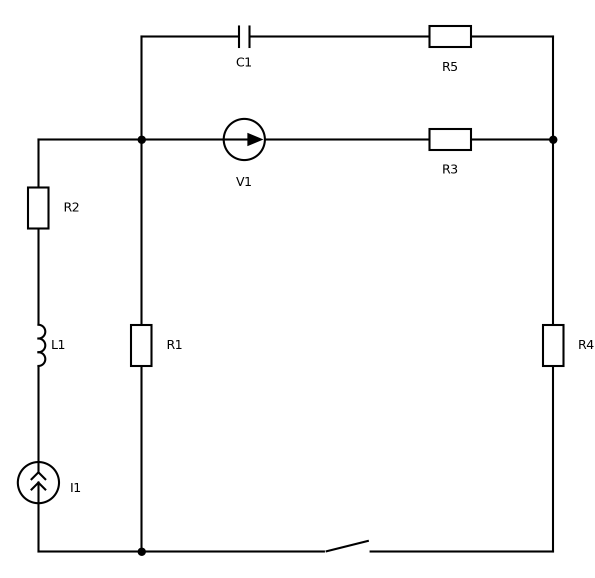
#> input picture report_build/var7/p21_v7.png, 1189 x 1155 px (shown at 1/2 size)
$ python figs21.py
#> lines starting #> are read from the running program, lines starting #| are printed output that depends on the picture
### report_build/var7/figs12.py
# -*- coding: utf-8 -*-
"""Рисунки к заданию 1-2 (вариант 7)."""
import numpy as np
from PIL import Image
from sch import *

W = __import__("os").path.dirname(__import__("os").path.abspath(__file__)) + "/"
OUT = W + "figs/"


def overlay_canvas(name, crop):
    im = Image.open(W + name).convert("RGBA")
    bg = Image.new("RGBA", im.size, "white")
    bg.alpha_composite(im)
    arr = np.array(bg.convert("RGB"))
    x0, y0, x1, y1 = crop
    fig, ax = new_canvas(x1 - x0, y1 - y0)
    ax.set_xlim(x0, x1); ax.set_ylim(y1, y0)
    ax.imshow(arr, extent=(0, arr.shape[1], arr.shape[0], 0), zorder=0, interpolation="lanczos")
    return fig, ax


IMG = "p1_v7.png"
CROP = (20, 105, 1166, 1085)
N1, N2, N3 = (422, 343), (1093, 343), (422, 1014)


def plain():
    fig, ax = overlay_canvas(IMG, CROP)
    save(fig, OUT + "fig12_scheme.png")


# [114 lines left out: functions currents, contour_gaps, contours, spice_nodes, norton, not called in this run]


# [2 lines that do not run on import are left out]

### report_build/var7/sch.py
# -*- coding: utf-8 -*-
"""Мини-библиотека для рисования электрических схем в стиле исходных схем задания
(прямоугольные резисторы, круглые источники со стрелкой, точки в узлах).
Координаты - в пикселях (ось y направлена вниз, как у изображений)."""
import numpy as np
import matplotlib
matplotlib.use("Agg")
import matplotlib.pyplot as plt
from matplotlib.patches import Polygon, Circle, Rectangle, FancyArrowPatch
from matplotlib.lines import Line2D

plt.rcParams.update({
    "font.family": "Liberation Serif",
    "mathtext.fontset": "custom",
    "mathtext.rm": "Liberation Serif",
    "mathtext.it": "Liberation Serif:italic",
    "mathtext.bf": "Liberation Serif:bold",
    "mathtext.sf": "Liberation Serif",
    "mathtext.default": "it",
    "axes.unicode_minus": True,
})

LW = 2.9          # толщина линий схемы, pt
BLACK = "#000000"
ANN = "#0b3d91"   # цвет пояснительных стрелок и подписей
ANN2 = "#b3300f"
FS = 21           # размер подписей, pt (при масштабе 1 пиксель = 0,72 pt)


def new_canvas(w, h, dpi=100):
    fig = plt.figure(figsize=(w / dpi, h / dpi), dpi=dpi)
    ax = fig.add_axes([0, 0, 1, 1])
    ax.set_xlim(0, w)
    ax.set_ylim(h, 0)
    ax.set_aspect("equal")
    ax.axis("off")
    return fig, ax


def _vec(p, q):
    p, q = np.asarray(p, float), np.asarray(q, float)
    d = q - p
    L = np.hypot(*d)
    e = d / L
    n = np.array([-e[1], e[0]])
    return p, q, e, n, L


def wire(ax, pts, lw=LW, color=BLACK, ls="-", z=2):
    pts = np.asarray(pts, float)
    ax.plot(pts[:, 0], pts[:, 1], color=color, lw=lw, ls=ls, solid_capstyle="round",
            solid_joinstyle="round", zorder=z)


def dot(ax, p, r=8.5, color=BLACK, z=5):
    ax.add_patch(Circle(p, r, fc=color, ec=color, zorder=z))


def label(ax, x, y, s, fs=FS, color=BLACK, ha="center", va="center", **kw):
    ax.text(x, y, s, fontsize=fs, color=color, ha=ha, va=va, zorder=10, **kw)


def resistor(ax, p, q, t=0.5, half=34, w=17):
    p, q, e, n, L = _vec(p, q)
    c = p + (q - p) * t
    a, b = c - e * half, c + e * half
    wire(ax, [p, a]); wire(ax, [b, q])
    box = np.array([a + n * w, b + n * w, b - n * w, a - n * w])
    ax.add_patch(Polygon(box, closed=True, fc="white", ec=BLACK, lw=LW, zorder=3,
                         joinstyle="miter"))
    return c


def capacitor(ax, p, q, t=0.5, gap=8, plate=20):
    p, q, e, n, L = _vec(p, q)
    c = p + (q - p) * t
    a, b = c - e * gap, c + e * gap
    wire(ax, [p, a]); wire(ax, [b, q])
    wire(ax, [a + n * plate, a - n * plate]); wire(ax, [b + n * plate, b - n * plate])
    return c


def inductor(ax, p, q, t=0.5, half=36, side=1):
    p, q, e, n, L = _vec(p, q)
    c = p + (q - p) * t
    a, b = c - e * half, c + e * half
    wire(ax, [p, a]); wire(ax, [b, q])
    r = half / 3.0
    th = np.linspace(np.pi, 0, 40)
    pts = []
    for k in range(3):
        ctr = a + e * (r * (2 * k + 1))
        for u in th:
            pts.append(ctr + e * (r * np.cos(u)) + n * side * (r * np.sin(u)) * 0.9)
    wire(ax, np.array(pts))
    return c


def vsource(ax, p, q, forward=True, t=0.5, R=34):
    """Источник ЭДС: стрелка внутри круга направлена от «-» к «+»."""
    p, q, e, n, L = _vec(p, q)
    c = p + (q - p) * t
    wire(ax, [p, c - e * R]); wire(ax, [c + e * R, q])
    ax.add_patch(Circle(c, R, fc="white", ec=BLACK, lw=LW, zorder=3))
    d = e if forward else -e
    tip = c + d * 24
    base = c - d * 8
    tri = np.array([tip, base + n * 13, base - n * 13])
    ax.add_patch(Polygon(tri, closed=True, fc=BLACK, ec=BLACK, zorder=4))
    return c


def isource(ax, p, q, forward=True, t=0.5, R=34):
    p, q, e, n, L = _vec(p, q)
    c = p + (q - p) * t
    wire(ax, [p, c - e * R]); wire(ax, [c + e * R, q])
    ax.add_patch(Circle(c, R, fc="white", ec=BLACK, lw=LW, zorder=3))
    d = e if forward else -e
    for s in (-3, 11):
        tip = c + d * (s + 4)
        l1 = c + d * (s - 8) + n * 12
        l2 = c + d * (s - 8) - n * 12
        wire(ax, [l1, tip, l2], lw=LW * 0.85, z=4)
    return c


# [8 lines left out: function switch_open, not called in this run]


def ground(ax, p, size=26):
    x, y = p
    wire(ax, [(x, y), (x, y + 14)])
    for k, w in enumerate((size, size * 0.66, size * 0.33)):
        wire(ax, [(x - w, y + 14 + k * 9), (x + w, y + 14 + k * 9)])


def arrow(ax, p, q, color=ANN, lw=2.6, ms=22, ls="-", z=8, style="-|>", shrink=0):
    a = FancyArrowPatch(p, q, arrowstyle=style, mutation_scale=ms, color=color,
                        lw=lw, ls=ls, zorder=z, shrinkA=shrink, shrinkB=shrink,
                        joinstyle="miter", capstyle="butt")
    ax.add_patch(a)
    return a


def node_tag(ax, p, text, off=(0, 0), color=ANN, r=19, fs=FS - 1):
    """Номер узла в кружке рядом с точкой p."""
    x, y = p[0] + off[0], p[1] + off[1]
    ax.add_patch(Circle((x, y), r, fc="white", ec=color, lw=2.2, zorder=9))
    ax.text(x, y, text, fontsize=fs, color=color, ha="center", va="center", zorder=10)


# [12 lines left out: function contour, not called in this run]


def save(fig, path, dpi=200):
    fig.savefig(path, dpi=dpi, facecolor="white")
    plt.close(fig)

### report_build/var7/figs21.py
# -*- coding: utf-8 -*-
"""Рисунки к заданию 2-1 (вариант 7)."""
import numpy as np
from sch import *
from figs12 import overlay_canvas, W, OUT

IMG = "p21_v7.png"
CROP = (10, 0, 1189, 1155)
N1, N2, N0 = (283, 279), (1106, 279), (283, 1103)


def plain():
    fig, ax = overlay_canvas(IMG, CROP)
#> in overlay_canvas, im is the input picture: PIL image 1189x1155 RGBA; mean R, G, B, A 249, 249, 249, 255
#> in overlay_canvas, `bg = Image.new("RGBA", im.size, "white")`: bg: PIL image 1189x1155 RGBA; every value is 255
    save(fig, OUT + "fig21_scheme.png")


def annotated():
    """Исходная схема: узлы, полярность u_C, положительное направление i_L."""
    fig, ax = overlay_canvas(IMG, CROP)
    node_tag(ax, N1, "1", off=(-38, -34)); node_tag(ax, N2, "2", off=(42, -32))
    ground(ax, N0, 24); label(ax, 236, 1138, "0", color=ANN, fs=FS - 1)
    # полярность напряжения на конденсаторе: плюс на обкладке, к которой подключён R5
    label(ax, 461, 30, "−", color=ANN2, fs=FS + 4); label(ax, 516, 30, "+", color=ANN2, fs=FS + 4)
    label(ax, 584, 33, r"$u_C$", color=ANN2)
    # положительное направление тока индуктивности (по стрелке источника тока I1)
    arrow(ax, (77, 885), (77, 780)); label(ax, 128, 832, r"$i_L$", color=ANN)
    label(ax, 695, 1050, "ключ", color=ANN, fs=FS - 2)
    save(fig, OUT + "fig21_nodes.png")
#> call 2 of save, with path = 'report_build/var7/figs/fig21_nodes.png', dpi = 200
#> in save (call 2), `fig.savefig(path, dpi=dpi, facecolor="white")`:
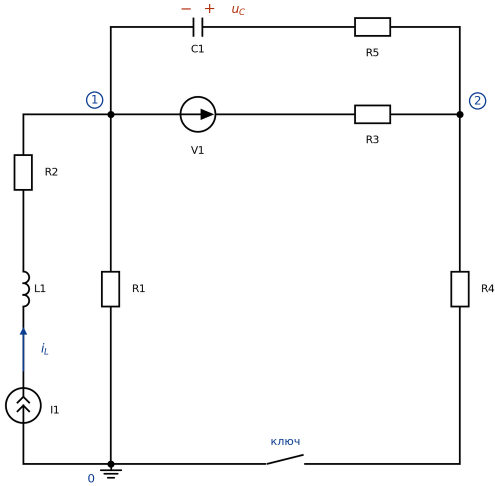
#> figure drawn by matplotlib, 1 panel


def spice_nodes():
    """Исходная схема с именами узлов из описания для ngspice."""
    fig, ax = overlay_canvas(IMG, CROP)
    lab = dict(color=ANN, fs=FS + 1)
    label(ax, 240, 242, "n1", **lab); label(ax, 1152, 242, "n2", **lab)
    ground(ax, N0, 24); label(ax, 236, 1138, "0", **lab)
    label(ax, 690, 30, "n3", **lab); label(ax, 124, 832, "n4", **lab)
    label(ax, 124, 560, "n5", **lab); label(ax, 700, 238, "n6", **lab)
    label(ax, 905, 1062, "ns", **lab); label(ax, 695, 1050, "S1", **lab)
    save(fig, OUT + "fig21_spicenodes.png")
#> call 3 of save, with dpi = 200
#> in save (call 3), `fig.savefig(path, dpi=dpi, facecolor="white")`:
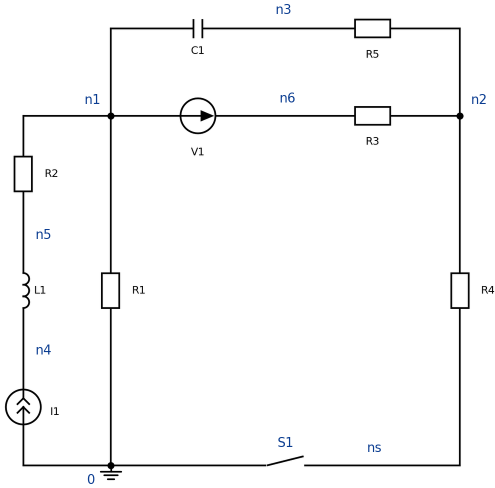
#> figure drawn by matplotlib, 1 panel


# ------------------------------------------------------------------ эквивалентные схемы
XL, XM, XR = 100, 340, 960          # левая ветвь, узел 1 (R1), правая ветвь (R4)
YT, YM, YB = 95, 290, 700           # верхняя ветвь, средняя линия, нижний провод


def draw(c1, l1, v1, i1, sw, name, notes):
    w, h = 1090, 800
    fig, ax = new_canvas(w, h)
    xc = 520                      # положение C1 и V1
    xr5 = 760                     # положение R5 и R3
    # --- верхняя ветвь
    wire(ax, [(XM, YM), (XM, YT), (xc - 60, YT)])
    wire(ax, [(xc + 60, YT), (XR, YT), (XR, YM)])
    if c1 == "cap":
        capacitor(ax, (xc - 60, YT), (xc + 60, YT), t=0.5, gap=9, plate=26)
        label(ax, xc, YT - 48, "C1")
    else:
        wire(ax, [(xc - 60, YT), (xc - 18, YT)]); wire(ax, [(xc + 18, YT), (xc + 60, YT)])
        dot(ax, (xc - 18, YT), r=7); dot(ax, (xc + 18, YT), r=7)
        label(ax, xc, YT - 48, "C1 – разрыв", fs=FS - 3)
        label(ax, xc - 62, YT + 40, "−", color=ANN2, fs=FS + 4)
        label(ax, xc + 62, YT + 40, "+", color=ANN2, fs=FS + 4)
        label(ax, xc, YT + 44, r"$u_C$", color=ANN2)
    resistor(ax, (xc + 60, YT), (XR - 60, YT)); label(ax, xr5 + 15, YT - 46, "R5")
    # --- средняя ветвь: V1 и R3
    wire(ax, [(XL, YM), (XM, YM)])
    if v1 == "src":
        vsource(ax, (XM, YM), (xc + 60, YM), forward=True, t=0.5)
        label(ax, (XM + xc + 60) / 2, YM + 52, "V1")
    else:
        wire(ax, [(XM, YM), (xc + 60, YM)], lw=LW * 1.8)
        label(ax, (XM + xc + 60) / 2, YM + 46, "V1 – перемычка", fs=FS - 3)
    resistor(ax, (xc + 60, YM), (XR, YM)); label(ax, xr5 + 15, YM + 46, "R3")
    # --- левая ветвь: R2, L1, I1
    wire(ax, [(XL, YM), (XL, YB), (XM, YB)])
    resistor(ax, (XL, YM), (XL, 440)); label(ax, XL + 48, 365, "R2", ha="left")
    if l1 == "coil":
        inductor(ax, (XL, 440), (XL, 540), t=0.5, half=40, side=1); label(ax, XL + 48, 490, "L1", ha="left")
    else:
        wire(ax, [(XL, 440), (XL, 540)], lw=LW * 1.8)
        label(ax, XL + 48, 490, "L1 –\nперемычка", fs=FS - 3, ha="left", multialignment="left")
    if i1 == "src":
        isource(ax, (XL, YB), (XL, 540), forward=True, t=0.5); label(ax, XL + 52, 625, "I1", ha="left")
    else:
        wire(ax, [(XL, 540), (XL, 585)]); wire(ax, [(XL, 650), (XL, YB)])
        dot(ax, (XL, 585), r=7); dot(ax, (XL, 650), r=7)
        label(ax, XL + 28, 618, "I1 – обрыв", fs=FS - 3, ha="left")
    # --- R1
    resistor(ax, (XM, YM), (XM, YB)); label(ax, XM + 48, 495, "R1", ha="left")
    # --- правая ветвь: R4 и ключ
    resistor(ax, (XR, YM), (XR, 560)); label(ax, XR + 46, 425, "R4", ha="left")
    wire(ax, [(XR, 560), (XR, YB)])
    xs = 650
    if sw == "closed":
        wire(ax, [(XR, YB), (XM, YB)])
        label(ax, xs, YB + 44, "ключ замкнут", fs=FS - 3)
    else:
        wire(ax, [(XR, YB), (xs + 55, YB)]); wire(ax, [(xs - 55, YB), (XM, YB)])
        wire(ax, [(xs + 55, YB), (xs - 55 + 8, YB - 38)])
        dot(ax, (xs + 55, YB), r=6); dot(ax, (xs - 55, YB), r=6)
        label(ax, xs, YB + 44, "ключ разомкнут", fs=FS - 3)
    for p in [(XM, YM), (XR, YM), (XM, YB)]:
        dot(ax, p)
    node_tag(ax, (XM, YM), "1", off=(-34, -32)); node_tag(ax, (XR, YM), "2", off=(36, -32))
    ground(ax, (XM, YB), 22); label(ax, XM + 44, YB + 52, "0", color=ANN, fs=FS - 1)
    # --- пояснения
    for (x, y, s, kw) in notes:
        label(ax, x, y, s, **kw)
    ax.set_xlim(0, w); ax.set_ylim(h, 0)
    save(fig, OUT + name)


def before():
    """Докоммутационная схема (постоянный ток, ключ разомкнут)."""
    draw("gap", "wire", "src", "src", "open", "fig21_before.png", [])
#> call 4 of save, with path = 'report_build/var7/figs/fig21_before.png', dpi = 200
#> in save (call 4), `fig.savefig(path, dpi=dpi, facecolor="white")`:
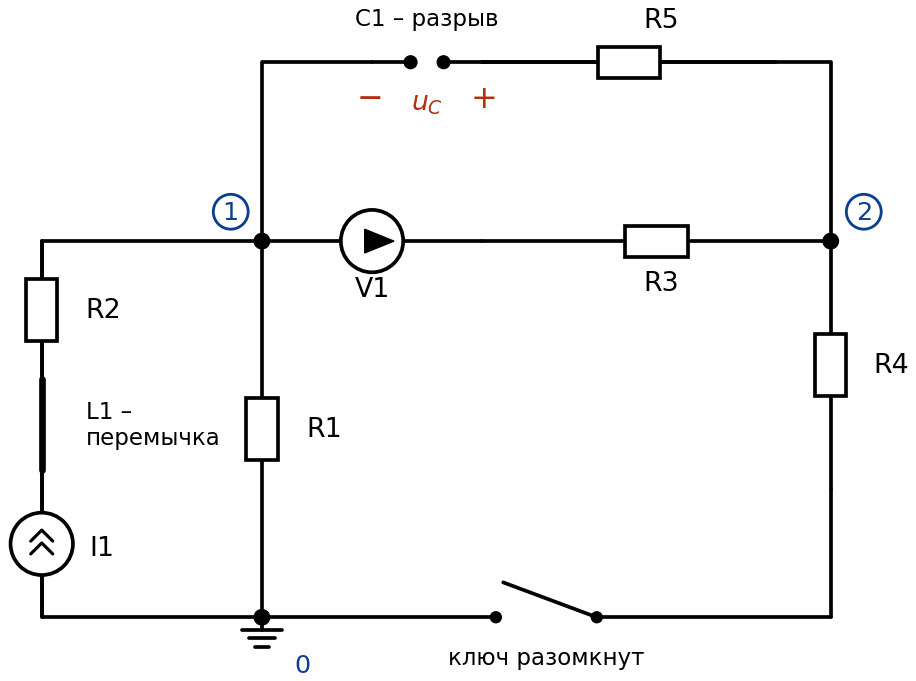
#> figure drawn by matplotlib, 1 panel


def forced():
    """Принуждённый режим после замыкания ключа (постоянный ток)."""
    draw("gap", "wire", "src", "src", "closed", "fig21_forced.png", [])


def free():
    """Схема для свободного процесса: V1 - перемычка, I1 - разрыв."""
    draw("cap", "coil", "wire", "gap", "closed", "fig21_free.png", [])
#> in save (call 6), `fig.savefig(path, dpi=dpi, facecolor="white")`:
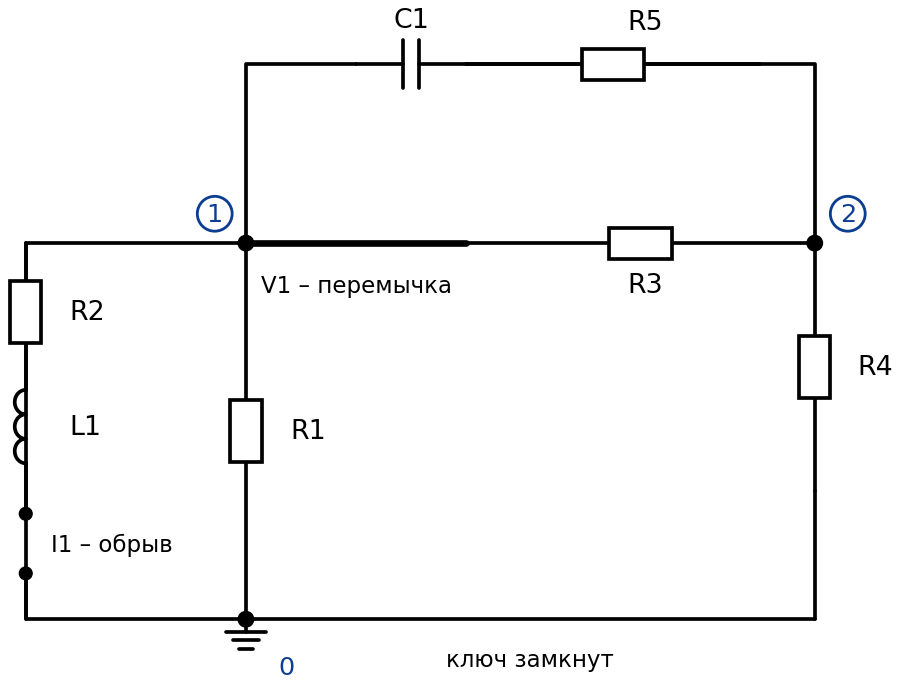
#> figure drawn by matplotlib, 1 panel


if __name__ == "__main__":
    plain(); annotated(); spice_nodes(); before(); forced(); free()

$ run again, with report_build/var7/p22_v7.png copied over report_build/var7/p21_v7.png
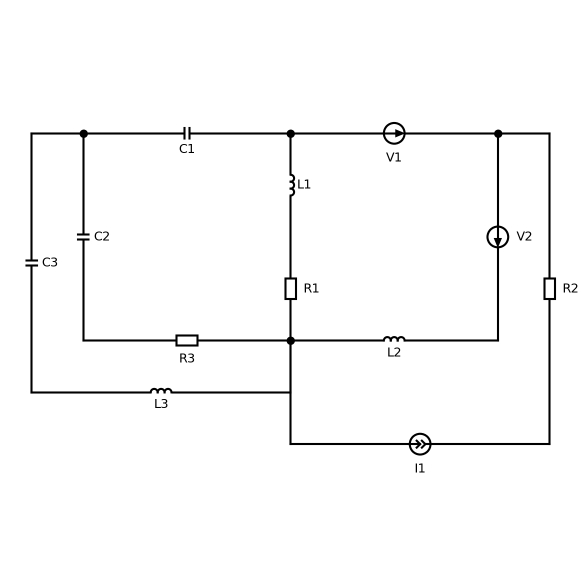
#> input picture report_build/var7/p22_v7.png, 1162 x 1155 px (shown at 1/2 size)
#> in overlay_canvas, im is the input picture: PIL image 1162x1155 RGBA; mean R, G, B, A 249.5, 249.5, 249.5, 255
#> bg: PIL image 1162x1155 RGBA; every value is 255
#> in save (call 2), `fig.savefig(path, dpi=dpi, facecolor="white")`:
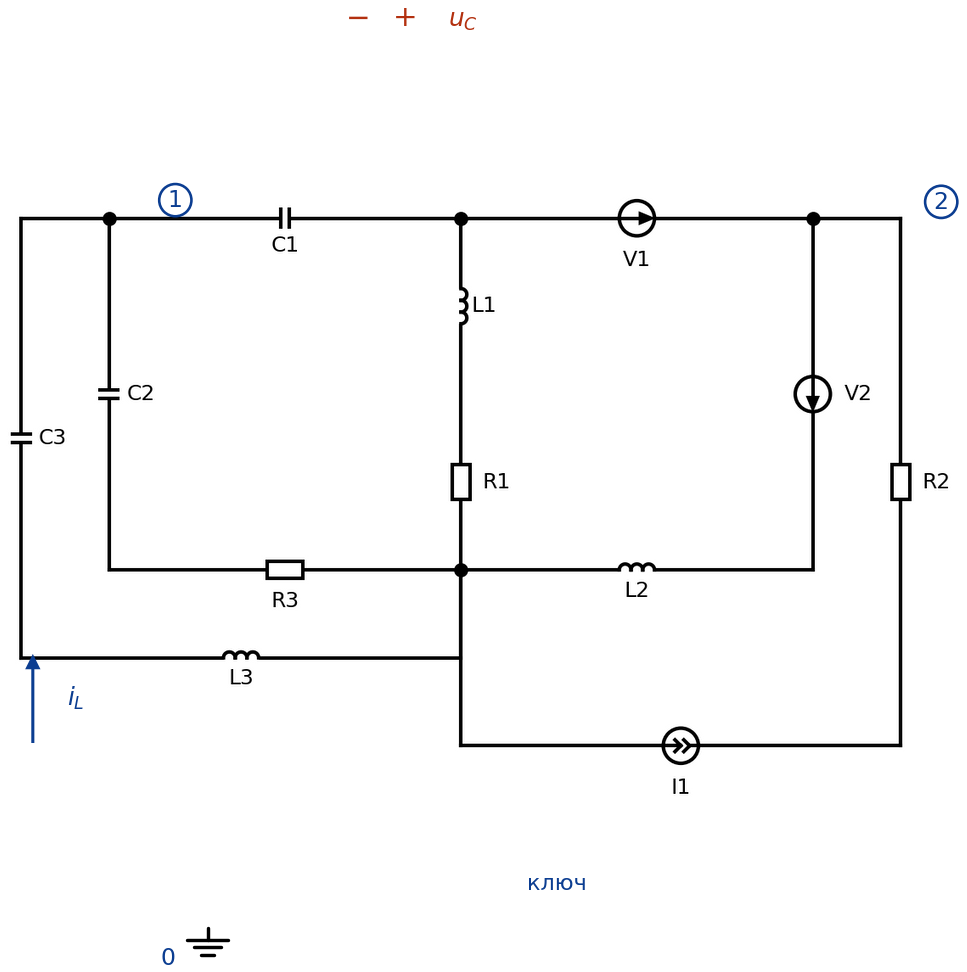
#> figure drawn by matplotlib, 1 panel
#> in save (call 3), `fig.savefig(path, dpi=dpi, facecolor="white")`:
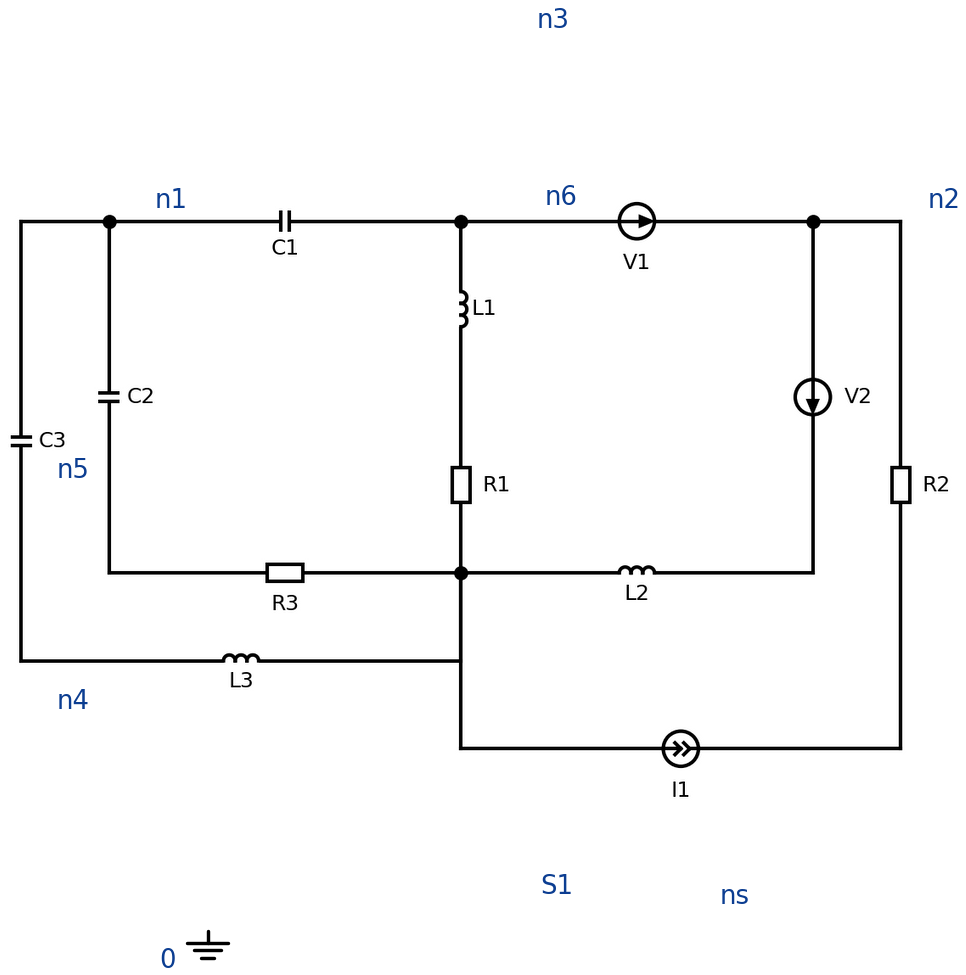
#> figure drawn by matplotlib, 1 panel
